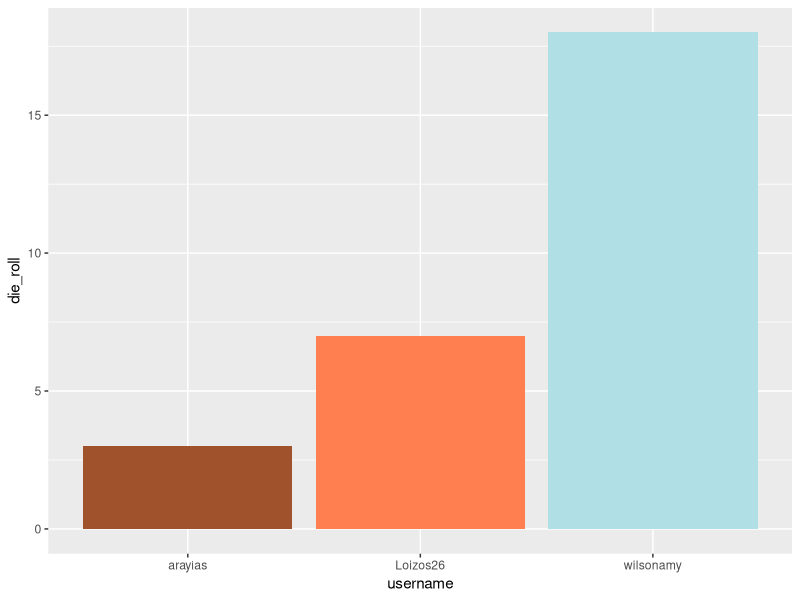
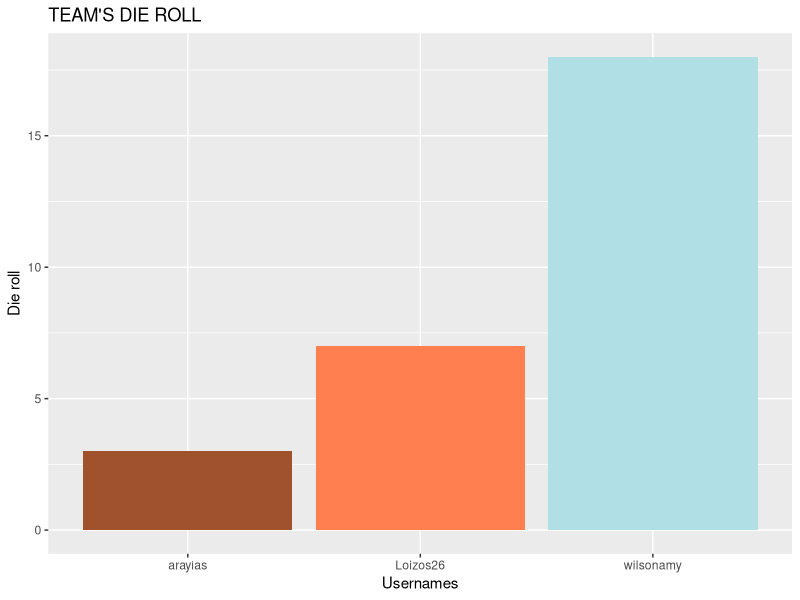
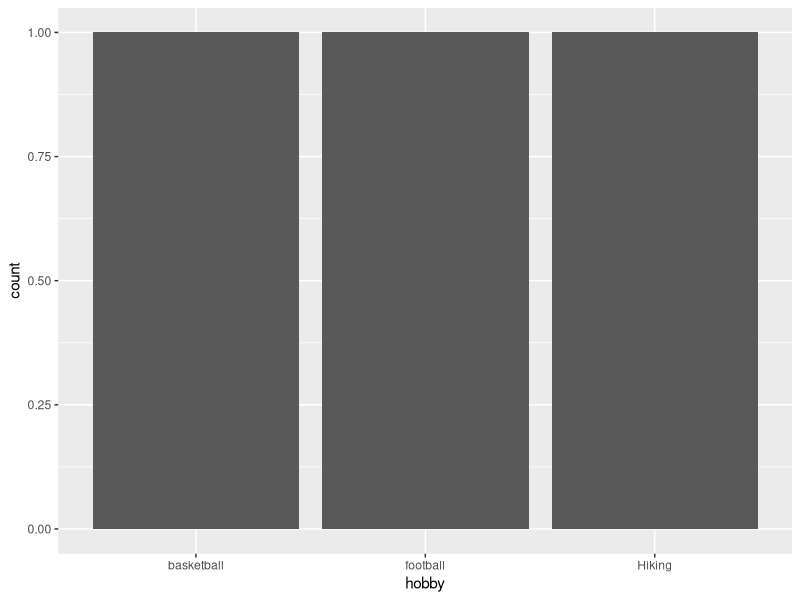

Source code (R) for these figures, in order:
## ---- chunk 1
library(tidyverse) 
## ---- chunk 2
usernames <- c("wilsonamy", "arayias", "Loizos26") #Extend if necessary
nums <- c(18, 3, 7) #Extend if necessary
colours <- c("powderblue", "sienna", "coral") #Extend if necessary
hobbies <- c("Hiking", "football", "basketball") #Extend if necessary

team_data <- tibble(username = usernames, die_roll = nums, colour = colours,
                    hobby = hobbies)
## ---- chunk 3
# Uncomment the three lines below
p1 <- ggplot(team_data, aes(x = username, y = die_roll)) +
   geom_col(fill = team_data$colour)
 p1
## ---- chunk 4
# Uncomment the three lines below
 p1 +
   labs(x = "Usernames", y = "Die roll",
        title = "TEAM'S DIE ROLL")
## ---- chunk 5
p2 <- ggplot(team_data, aes(x = hobby)) +
  geom_bar()
p2
